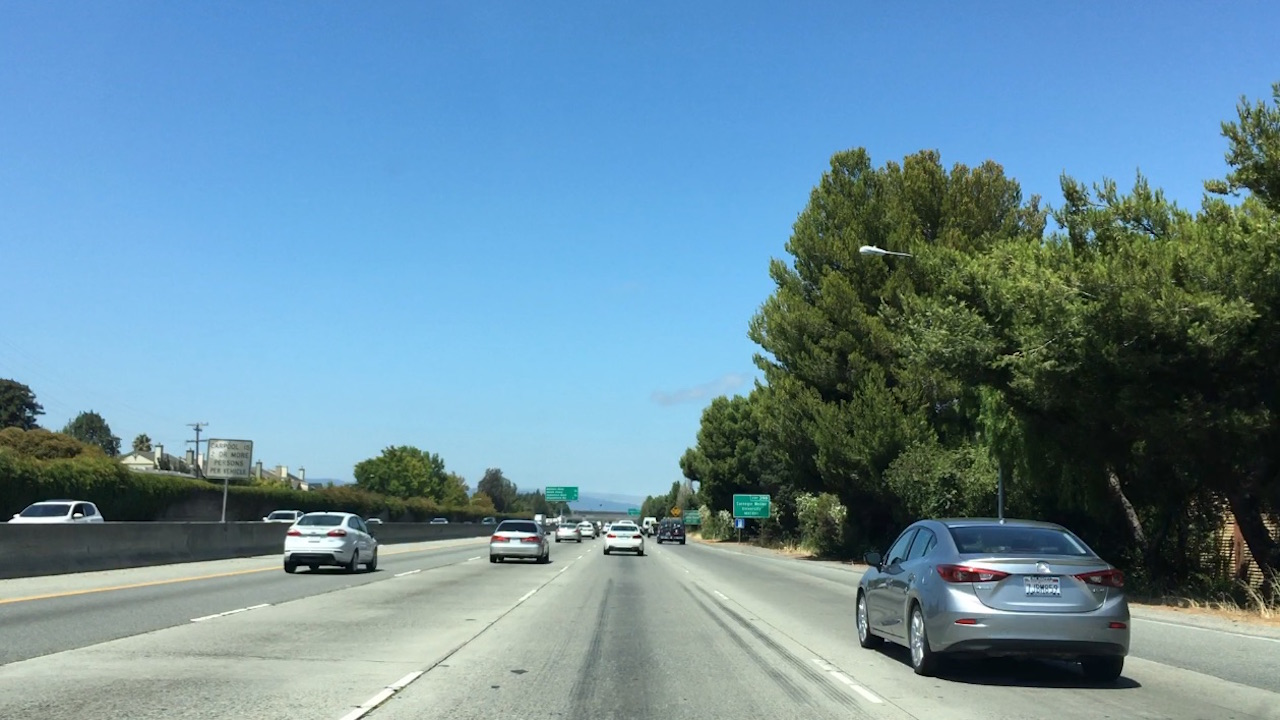
#> input picture test_images/bbox-example-image.jpg, 1280 x 720 px
$ jupyter execute --allow-errors CarND-Vehicle-Detection.ipynb
#> lines starting #> are read from the running program, lines starting #| are printed output that depends on the picture; after the words box and inside, x2 and y2 are one past the last pixel; in counts of white or black regions, pixels touching at a corner belong together
# Implementing draws defined bounding boxes on an image

[cell 1]
import numpy as np
import cv2
import matplotlib.pyplot as plt
import matplotlib.image as mpimg
import glob

# Define a function that takes an image, a list of bounding boxes,
# and optional color tuple and line thickness as inputs
# then draws boxes in that color on the output

def draw_boxes(img, bboxes, color=(0, 0, 255), thick=6):
    # make a copy of the image
    draw_img = np.copy(img)
    # draw each bounding box on your image copy using cv2.rectangle()
    for box in bboxes:
        cv2.rectangle(draw_img, box[0], box[1], color, thick)
    # return the image copy with boxes drawn
    return draw_img # Change this line to return image copy with boxes

# Draws defined bounding boxes on an image

[cell 2]
img = mpimg.imread('./test_images/bbox-example-image.jpg')
#> img is the input picture: shape (720, 1280, 3); mean R, G, B 105, 140.8, 158.7

# Add bounding boxes in this format, these are just example coordinates.
bboxes = [((275, 572), (380, 510)), ((488, 563), (549, 518)), ((554, 543), (582, 522)),
          ((601, 555), (646, 522)), ((657, 545), (685, 517)), ((849, 678), (1135, 512))]

result = draw_boxes(img, bboxes, (255,0,0))
#> after the loop in draw_boxes, `for box in bboxes:`:
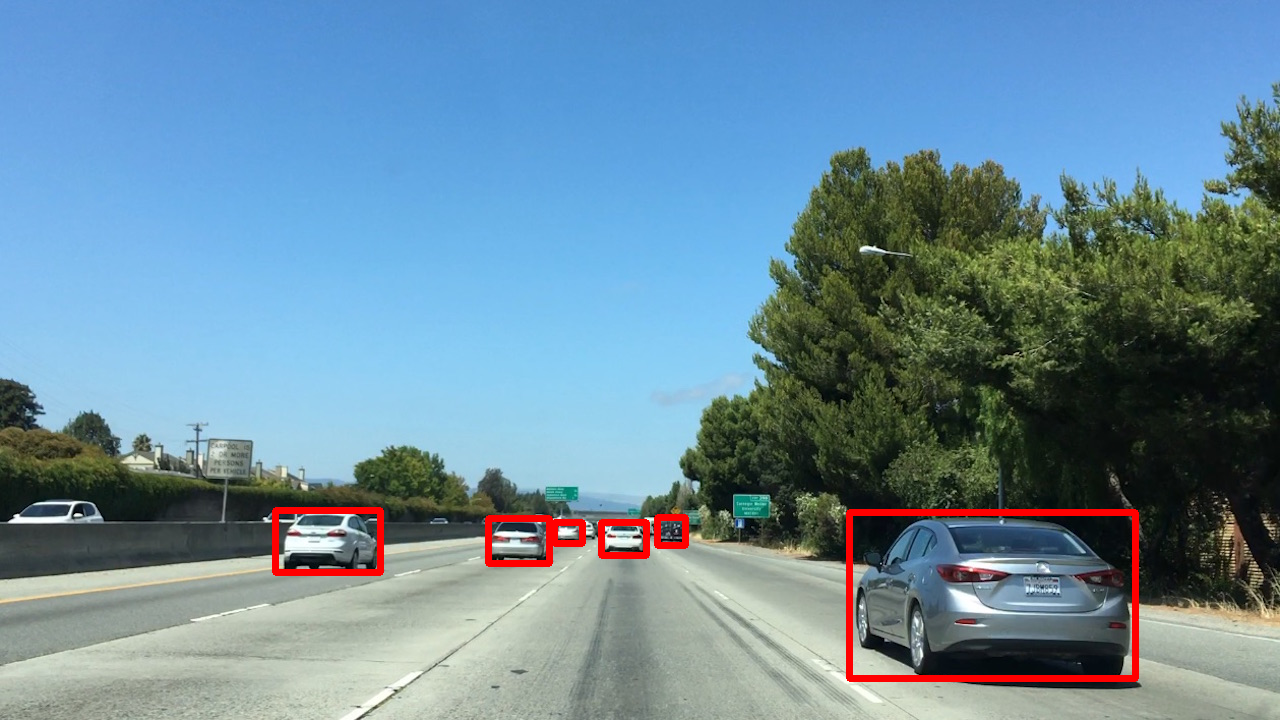
#> draw_img: shape (720, 1280, 3); 1.36% of pixels changed, all inside (x1, y1, x2, y2) = (272, 507, 1139, 682)

f, (ax1, ax2) = plt.subplots(1, 2, figsize=(24, 9))
f.tight_layout()
ax1.imshow(img)
ax1.set_title('Original Image', fontsize=50)
ax2.imshow(result)
ax2.set_title('Marked Image', fontsize=50)
plt.subplots_adjust(left=0., right=1, top=0.9, bottom=0.)
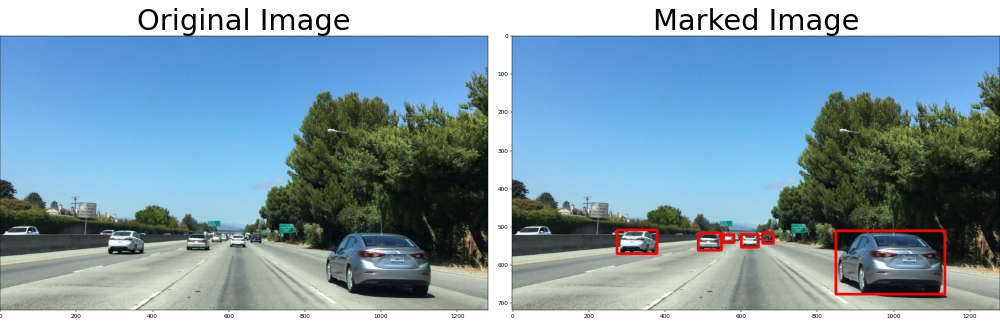
#> figure drawn by matplotlib, 2 panels

# Function to compute color histogram features

[cell 3]
# Define a function to compute color histogram features
def color_hist(img, nbins=32, bins_range=(0, 256)):
    # Compute the histogram of the RGB channels separately
    rhist = np.histogram(img[:,:,0], bins=nbins, range=bins_range)
    ghist = np.histogram(img[:,:,1], bins=nbins, range=bins_range)
    bhist = np.histogram(img[:,:,2], bins=nbins, range=bins_range)
    # Generating bin centers
    bin_edges = rhist[1]
    bin_centers = (bin_edges[1:]  + bin_edges[0:len(bin_edges)-1])/2
    # Concatenate the histograms into a single feature vector
    hist_features = np.concatenate((rhist[0], ghist[0], bhist[0]))
    # Return the individual histograms, bin_centers and feature vector
    return rhist, ghist, bhist, bin_centers, hist_features

# Plotting up the results in a bar chart

[cell 4]
image = mpimg.imread('./test_images/cutout1.jpg')
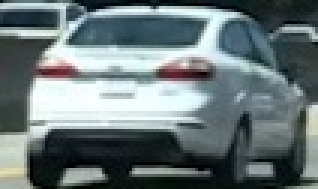
#> input picture test_images/cutout1.jpg, 106 x 63 px (shown 3 times larger)
#> image is the input picture: shape (63, 106, 3); mean R, G, B 105.4, 118.5, 120.3
rh, gh, bh, bincen, feature_vec = color_hist(image, nbins=32, bins_range=(0, 256))
#> in color_hist, `bin_edges = rhist[1]`: bin_edges = 33 values from 0 to 256
#> in color_hist, `bin_centers = (bin_edges[1:]  + bin_edges[0:len(bin_edges)-1])/2`: bin_centers = 32 values from 4 to 252
#> in color_hist, `hist_features = np.concatenate((rhist[0], ghist[0], bhist[0]))`: hist_features = 96 values, max 634 at index 95, min 49 at index 31, mean 208.7
#> bincen = 32 values from 4 to 252; feature_vec has the same summary as hist_features in color_hist

# Plot a figure with all three bar charts
if rh is not None:
    fig = plt.figure(figsize=(12,3))
    plt.subplot(131)
    plt.bar(bincen, rh[0])
    plt.xlim(0, 256)
    plt.title('R Histogram')
    plt.subplot(132)
    plt.bar(bincen, gh[0])
    plt.xlim(0, 256)
    plt.title('G Histogram')
    plt.subplot(133)
    plt.bar(bincen, bh[0])
    plt.xlim(0, 256)
    plt.title('B Histogram')
    fig.tight_layout()
else:
    print('Your function is returning None for at least one variable...')
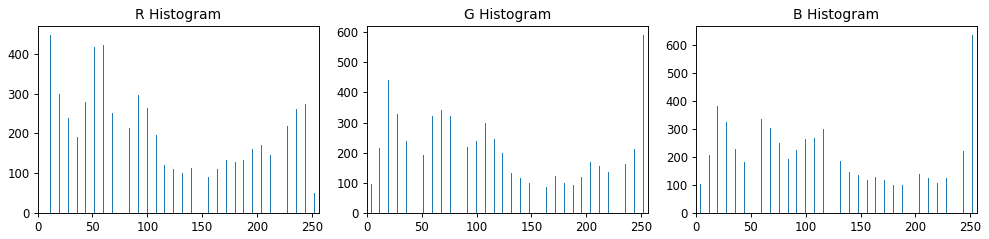
#> figure drawn by matplotlib, 3 panels; panel 1: tallest bar 448 high, from x = 11.6 to 12.4; panel 2: tallest bar 591 high, from x = 251.6 to 252.4; panel 3: tallest bar 634 high, from x = 251.6 to 252.4

# Function to compute color histogram features

[cell 5]
# Define a function to compute color histogram features
# Pass the color_space flag as 3-letter all caps string
# like 'HSV' or 'LUV' etc.
# KEEP IN MIND IF YOU DECIDE TO USE THIS FUNCTION LATER
# IN YOUR PROJECT THAT IF YOU READ THE IMAGE WITH
# cv2.imread() INSTEAD YOU START WITH BGR COLOR!
def bin_spatial(rgb_img, color_space='RGB', size=(32, 32)):
    # Convert image to new color space (if specified)
#> called with color_space = 'RGB', size = (32, 32)
    if color_space == 'RGB':
        new_color_space = np.copy(rgb_img)
    else:
        new_color_space = eval('cv2.COLOR_RGB2' + color_space)
        img = cv2.cvtColor(rgb_img, new_color_space)
    # Use cv2.resize().ravel() to create the feature vector
    resized_img = cv2.resize(rgb_img, size)
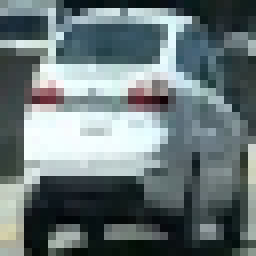
#> resized_img: shape (32, 32, 3) (shown 8 times larger); mean R, G, B 105.4, 118.5, 120.3
    features = resized_img.ravel() # Remove this line!
#> features = 3072 values, max 255 at index 788, min 1 at index 36, mean 114.7
    # Return the feature vector
    return features

# Plotting color histogram features

[cell 6]
image = mpimg.imread('./test_images/cutout1.jpg')

feature_vec = bin_spatial(image, color_space='RGB', size=(32, 32))
#> feature_vec has the same summary as features in bin_spatial

# Plot features
f, (ax1, ax2) = plt.subplots(1, 2, figsize=(24, 9))
f.tight_layout()
ax1.imshow(image)
ax1.set_title('Original Image', fontsize=50)
ax2.plot(feature_vec)
ax2.set_title('Spatially Binned Features Image', fontsize=50)
plt.subplots_adjust(left=0., right=1, top=0.9, bottom=0.)
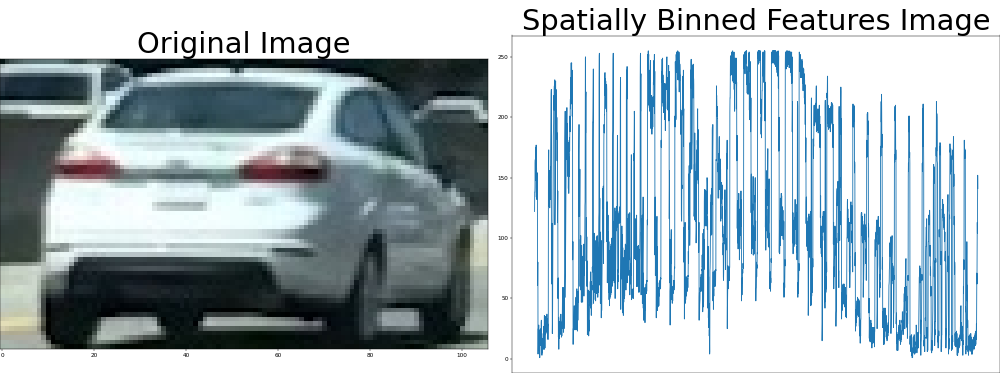
#> figure drawn by matplotlib, 2 panels; panel 2: curve peaks at x = 788, y = 255

# Function to return HOG features and visualization

[cell 7]
from skimage.feature import hog
# Define a function to return HOG features and visualization
# Features will always be the first element of the return
# Image data will be returned as the second element if visualize= True
# Otherwise there is no second return element
def get_hog_features(img, orient, pix_per_cell, cell_per_block, vis=True,
                     feature_vec=True):

    """
    Function accepts params and returns HOG features (optionally flattened) and an optional matrix for
    visualization. Features will always be the first return (flattened if feature_vector= True).
    A visualization matrix will be the second return if visualize = True.
    """

    return_list = hog(img, orientations=orient, pixels_per_cell=(pix_per_cell, pix_per_cell),
                                  cells_per_block=(cell_per_block, cell_per_block),
                                  block_norm= 'L2-Hys', transform_sqrt=False,
                                  visualize= vis, feature_vector= feature_vec)

    # name returns explicitly
    hog_features = return_list[0]
    if vis:
        hog_image = return_list[1]
        return hog_features, hog_image
    else:
        return hog_features

# Visualize HOG features

[cell 8]
image = mpimg.imread('./test_images/cutout1.jpg')
gray = cv2.cvtColor(image, cv2.COLOR_RGB2GRAY)
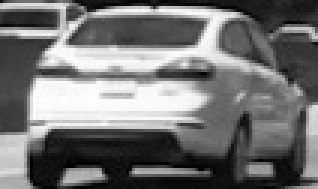
#> gray: shape (63, 106) (shown 3 times larger); min 1, max 255, mean 114.8

# Call our function with vis=True to see an image output
features, hog_image = get_hog_features(gray, orient= 9,
                        pix_per_cell= 8, cell_per_block= 2,
                        vis=True, feature_vec=False)
#> in get_hog_features, `hog_image = return_list[1]`:
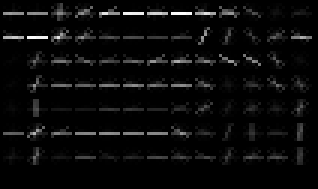
#> hog_image: shape (63, 106) float64 (shown 3 times larger); min 0, max 97.76, mean 4; drawn with min black and max white


# Plot the examples
fig = plt.figure()
plt.subplot(121)
plt.imshow(image, cmap='gray')
plt.title('Example Car Image')
plt.subplot(122)
plt.imshow(hog_image, cmap='gray')
plt.title('HOG Visualization')

# Define a function to extract spatial color features and color space features from a list of images

[cell 9]
from sklearn.preprocessing import StandardScaler
# Define a function to extract features from a list of images
# Have this function call bin_spatial() and color_hist()
def extract_features(imgs, cspace='RGB', spatial_size=(32, 32),
                        hist_bins=32, hist_range=(0, 256)):
    # Create a list to append feature vectors to
#> called with cspace = 'RGB', spatial_size = (32, 32), hist_bins = 32, hist_range = (0, 256)
    features = []
    # Iterate through the list of images
    for file in imgs:
        # Read in each one by one
        image = mpimg.imread(file)
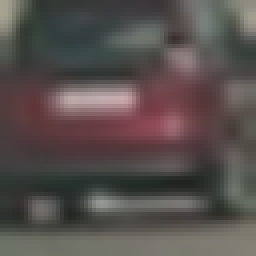
#> input picture vehicles/GTI_Far/image0141.png, 64 x 64 px (shown 4 times larger)
#> image is the input picture: shape (64, 64, 3) float32; mean R, G, B 0.343, 0.313, 0.305
        # apply color conversion if other than 'RGB'
        if cspace != 'RGB':
            if cspace == 'HSV':
                feature_image = cv2.cvtColor(image, cv2.COLOR_RGB2HSV)
            elif cspace == 'LUV':
                feature_image = cv2.cvtColor(image, cv2.COLOR_RGB2LUV)
            elif cspace == 'HLS':
                feature_image = cv2.cvtColor(image, cv2.COLOR_RGB2HLS)
            elif cspace == 'YUV':
                feature_image = cv2.cvtColor(image, cv2.COLOR_RGB2YUV)
        else: feature_image = np.copy(image)
        # Apply bin_spatial() to get spatial color features
        spatial_features = bin_spatial(feature_image, size=spatial_size)
#> spatial_features = 3072 values, max 0.773 at index 1197, min 0.137 at index 2181, mean 0.32
        # Apply color_hist() also with a color space option now
        rh, gh, bh, bincen, hist_features = color_hist(feature_image, nbins=hist_bins, bins_range=hist_range)
#> bincen = 32 values from 4 to 252; hist_features = 96 values, max 4096 at index 0, min 0 at index 1, mean 128
        # Append the new feature vector to the features list
        features.append(np.concatenate((spatial_features, hist_features)))
#> pass 2 of the loop in extract_features, `for file in imgs:`:
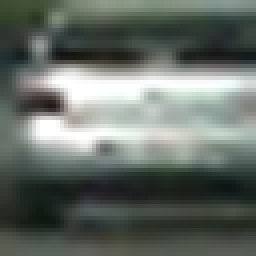
#> input picture vehicles/GTI_Far/image0200.png, 64 x 64 px (shown 4 times larger)
#> in extract_features, image is the input picture: shape (64, 64, 3) float32; mean R, G, B 0.402, 0.431, 0.406
#> in bin_spatial (call 3), `resized_img = cv2.resize(rgb_img, size)`:
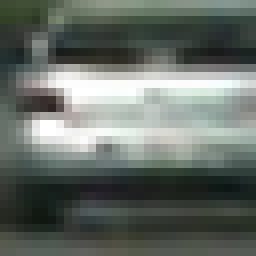
#> resized_img: shape (32, 32, 3) float32 (shown 8 times larger); mean R, G, B 0.402, 0.431, 0.406
#> features = 3072 values, max 1 at index 1083, min 0.051 at index 2292, mean 0.413
#> spatial_features has the same summary as features in bin_spatial
#> pass 3 of the loop in extract_features, `for file in imgs:`:
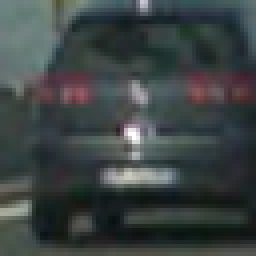
#> input picture vehicles/GTI_Far/image0228.png, 64 x 64 px (shown 4 times larger)
#> in extract_features, image is the input picture: shape (64, 64, 3) float32; mean R, G, B 0.238, 0.266, 0.266
#> in bin_spatial (call 4), `resized_img = cv2.resize(rgb_img, size)`:
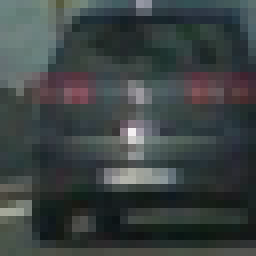
#> resized_img: shape (32, 32, 3) float32 (shown 8 times larger); mean R, G, B 0.238, 0.266, 0.266
#> features = 3072 values, max 0.954 at index 1584, min 0.0422 at index 2850, mean 0.257
#> spatial_features has the same summary as features in bin_spatial
    # Return list of feature vectors
    return features

# Visualize Results

[cell 10]
cars = glob.glob('./vehicles/GTI_*/*.png')
notcars = glob.glob('./non-vehicles/GTI/image*.png')

car_features = extract_features(cars, cspace='RGB', spatial_size=(32, 32),
                        hist_bins=32, hist_range=(0, 256))
#> car_features = 3 items
notcar_features = extract_features(notcars, cspace='RGB', spatial_size=(32, 32),
                        hist_bins=32, hist_range=(0, 256))
print('len(car_features): ', len(car_features))
#| len(car_features):  3
print('len(notcar_features): ', len(notcar_features))
#> (the rest of this cell did not finish here and is left out)
